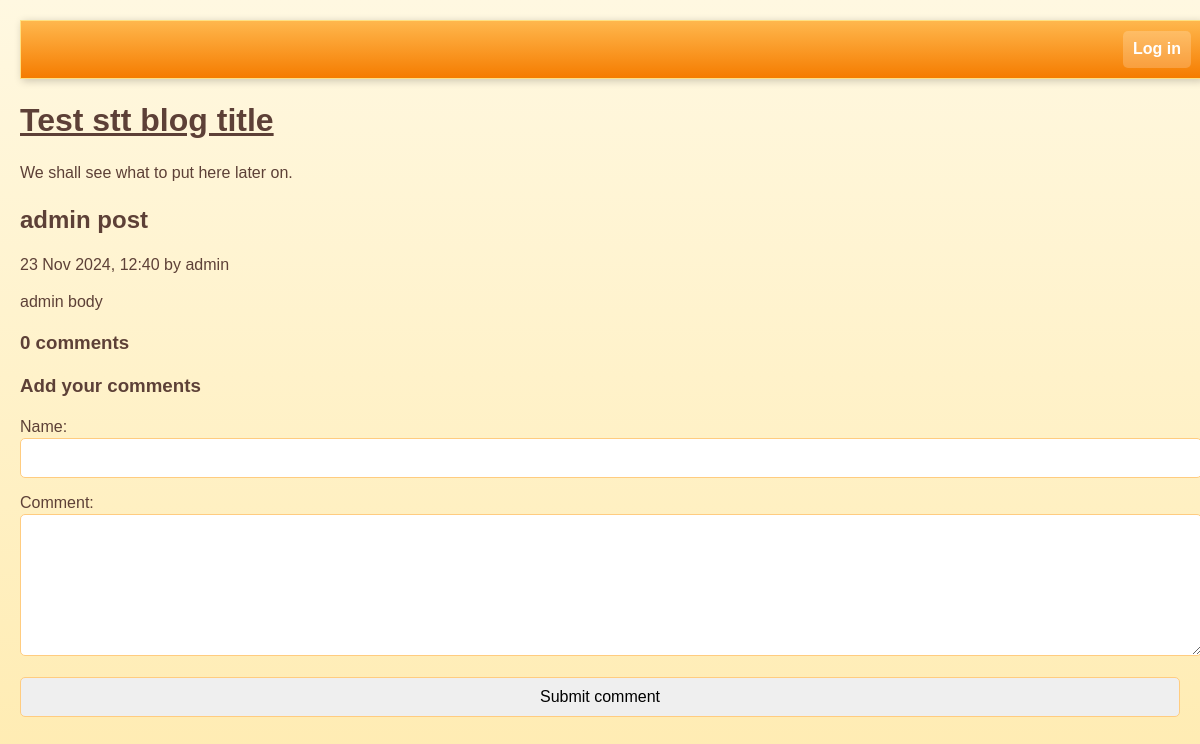
/view-post.php?post_id=4, run on the app's committed database.
### tables this page shows
CREATE TABLE post (
	id INTEGER PRIMARY KEY AUTOINCREMENT NOT NULL,
	title VARCHAR NOT NULL,
	body VARCHAR NOT NULL,
	user_id INTEGER NOT NULL,
	created_at VARCHAR NOT NULL,
	updated_at VARCHAR,
	FOREIGN KEY (user_id) REFERENCES user(id)
);

CREATE TABLE user (
	id INTEGER PRIMARY KEY AUTOINCREMENT NOT NULL,
	username VARCHAR NOT NULL,
	password VARCHAR NOT NULL,
	created_at VARCHAR NOT NULL,
	is_enabled BOOLEAN NOT NULL DEFAULT true
);

### lib/view-post.php (called while the page is built, shortened)
<?php
function getPostRow(PDO $pdo, $postId)
{
    $stmt = $pdo->prepare(
        'SELECT
            title, created_at, body, (SELECT COUNT(*) FROM comment WHERE comment.post_id = post.id) comment_count, user_id
        FROM
            post
        WHERE
            id = :id'
    );
    $result = $stmt->execute(
        array('id' => $postId, )
    );
    $row = $stmt->fetch(PDO::FETCH_ASSOC);
    return $row;
}

### view-post.php (the view, shortened to what this page needs)
<?php
require_once 'lib/common.php';
require_once 'lib/view-post.php';
if (isset($_GET['post_id']))
{
    $postId = $_GET['post_id'];
}
else
{
    $postId = 0;
}
$pdo = getPDO();
$row = getPostRow($pdo, $postId);
?>
<!DOCTYPE html>
<html>
    <head>
        <?php require_once 'templates/head.php' ?>
    </head>
    <body>
        <?php require_once 'templates/title.php' ?>
        <div class="post">
            <h2>
                <?php echo htmlEscape($row['title']) ?>
            </h2>
            <div class="date">
                <?php echo convertSqlDate($row['created_at']) ?> by <?php echo htmlEscape(getUserFromUserId($pdo,$row['user_id'])) ?>
            </div>
            <?php echo convertNewlinesToParagraphs($row['body']) ?>
        </div>
        <?php require_once 'templates/list-comments.php'?>
        <?php require_once 'templates/comment-form.php' ?>
    </body>
</html>

### lib/common.php (shortened to what this page needs)
<?php
function htmlEscape($html)
{
    return htmlspecialchars($html, ENT_HTML5, 'UTF-8');
}
function convertSqlDate($sqlDate)
{
    $date = DateTime::createFromFormat('Y-m-d H:i:s', $sqlDate);
    return $date->format('d M Y, H:i');
}
function convertNewlinesToParagraphs($text)
{
    $escaped = htmlEscape($text);
    return '<p>' . str_replace("\n", "</p><p>", $escaped) . '</p>';
}
function getUserFromUserId(PDO $pdo, $userId){
    $sql = 'SELECT username FROM user WHERE id=:id';
    $stmt = $pdo -> prepare($sql);
    $stmt->execute(
        array('id' => $userId)
    );
    return $stmt->fetchColumn();
}

### css/main.css (style rules this page uses)
body { font-family: 'Verdana', sans-serif; background: linear-gradient(to bottom, #fff8e1, #ffecb3); color: #5d4037; margin: 0 auto; padding: 20px; max-width: 1200px; line-height: 1.3; text-align: left; }

### data on the page
post: title "admin post", created_at "23 Nov 2024, 12:40", user.username "admin", body "admin body"

### other printed values
$commentCount "0"
